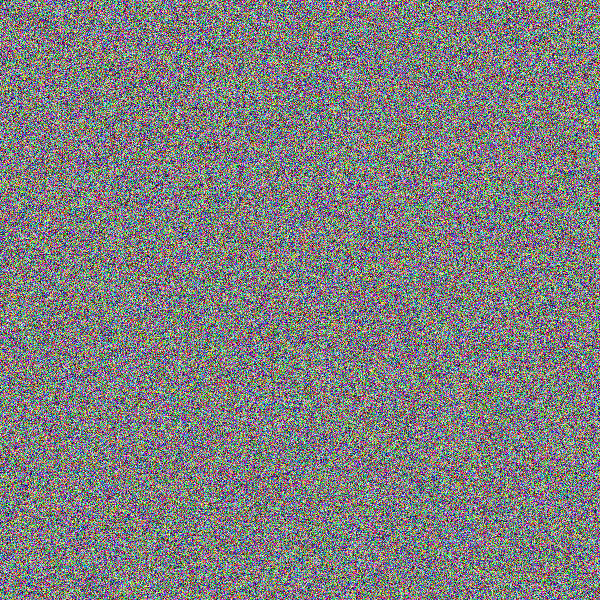
Frame 1 (no input)
Frame 60 (the mouse pressed at the canvas centre just before this capture): identical to frame 1, image omitted
Frame 120 (the mouse held since frame 60 and released just before this capture): identical to frame 1, image omitted

The Processing sketch that drew this single still picture (run headless with seeded random() and noise(); from frame 60 on, the mouse is pressed at the canvas centre):

// Processing sketch: PixelCreation_DirectRandomAssignment
// ── PixelCreation_DirectRandomAssignment.pde
// cycle through an image pixel array
// and randomly pick a colour to assign to the grid squares
// 
PImage img;

void setup(){
size(600,600);

img = createImage(600,600,RGB);  // Make a PImage object


img.pixels[0] = color(255,0,0); // Sets the first pixel of the image to red
img.pixels[10] = color(255,0,0);
img.pixels[50] = color(255,0,0);


image(img,0,0);



// now do something where we load an array in of 


// Before we deal with pixels
img.loadPixels();  

for (int i = 0; i < img.pixels.length; i++) {
 
  float rand = random(255);
  float randR = random(255);
  float randG = random(255);
  float randB = random(255);
  color c = color(randR,randG,randB);
  img.pixels[i] = c;
}
// When we are finished dealing with pixels
img.updatePixels(); 





}


void draw(){
  image(img,0,0);
}
